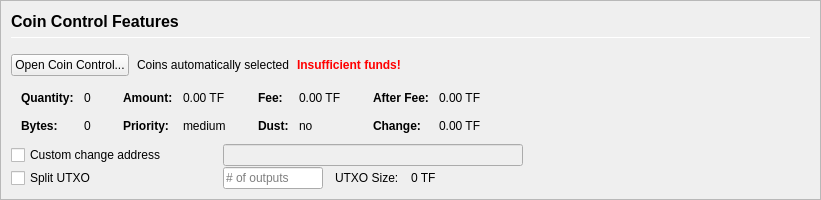
         <widget class="QFrame" name="frameCoinControl">
          <property name="sizePolicy">
           <sizepolicy hsizetype="Expanding" vsizetype="Expanding">
            <horstretch>0</horstretch>
            <verstretch>0</verstretch>
           </sizepolicy>
          </property>
          <property name="maximumSize">
           <size>
            <width>16777215</width>
            <height>16777215</height>
           </size>
          </property>
          <property name="frameShape">
           <enum>QFrame::StyledPanel</enum>
          </property>
          <property name="frameShadow">
           <enum>QFrame::Sunken</enum>
          </property>
          <layout class="QVBoxLayout" name="verticalLayoutCoinControl2">
           <property name="spacing">
            <number>0</number>
           </property>
           <property name="leftMargin">
            <number>0</number>
           </property>
           <property name="topMargin">
            <number>0</number>
           </property>
           <property name="rightMargin">
            <number>0</number>
           </property>
           <property name="bottomMargin">
            <number>0</number>
           </property>
           <item>
            <widget class="QFrame" name="frameCoinControl_BG">
             <layout class="QVBoxLayout" name="verticalLayoutCoinControl" stretch="0,0,0,0,0,0">
              <property name="spacing">
               <number>1</number>
              </property>
              <property name="leftMargin">
               <number>10</number>
              </property>
              <property name="topMargin">
               <number>10</number>
              </property>
              <item>
               <layout class="QHBoxLayout" name="horizontalLayoutCoinControl1">
                <property name="bottomMargin">
                 <number>15</number>
                </property>
                <item>
                 <layout class="QVBoxLayout" name="verticalLayout_3">
                  <property name="spacing">
                   <number>6</number>
                  </property>
                  <item>
                   <widget class="QLabel" name="labelCoinControlFeatures">
                    <property name="sizePolicy">
                     <sizepolicy hsizetype="Preferred" vsizetype="Maximum">
                      <horstretch>0</horstretch>
                      <verstretch>0</verstretch>
                     </sizepolicy>
                    </property>
                    <property name="minimumSize">
                     <size>
                      <width>0</width>
                      <height>20</height>
                     </size>
                    </property>
                    <property name="font">
                     <font>
                      <pointsize>12</pointsize>
                      <weight>75</weight>
                      <bold>true</bold>
                     </font>
                    </property>
                    <property name="styleSheet">
                     <string notr="true">font-weight:bold;</string>
                    </property>
                    <property name="text">
                     <string>Coin Control Features</string>
                    </property>
                   </widget>
                  </item>
                  <item>
                   <widget class="Line" name="line">
                    <property name="minimumSize">
                     <size>
                      <width>0</width>
                      <height>1</height>
                     </size>
                    </property>
                    <property name="maximumSize">
                     <size>
                      <width>16777215</width>
                      <height>1</height>
                     </size>
                    </property>
                    <property name="orientation">
                     <enum>Qt::Horizontal</enum>
                    </property>
                   </widget>
                  </item>
                 </layout>
                </item>
               </layout>
              </item>
              <item>
               <layout class="QHBoxLayout" name="horizontalLayoutCoinControl2" stretch="0,0,0,0">
                <property name="spacing">
                 <number>8</number>
                </property>
                <property name="bottomMargin">
                 <number>10</number>
                </property>
                <item>
                 <widget class="QPushButton" name="pushButtonCoinControl">
                  <property name="styleSheet">
                   <string notr="true"/>
                  </property>
                  <property name="text">
                   <string>Open Coin Control...</string>
                  </property>
                  <property name="autoDefault">
                   <bool>false</bool>
                  </property>
                 </widget>
                </item>
                <item>
                 <widget class="QLabel" name="labelCoinControlAutomaticallySelected">
                  <property name="text">
                   <string>Coins automatically selected</string>
                  </property>
                  <property name="margin">
                   <number>5</number>
                  </property>
                 </widget>
                </item>
                <item>
                 <widget class="QLabel" name="labelCoinControlInsuffFunds">
                  <property name="font">
                   <font>
                    <weight>75</weight>
                    <bold>true</bold>
                   </font>
                  </property>
                  <property name="styleSheet">
                   <string notr="true">color:red;font-weight:bold;</string>
                  </property>
                  <property name="text">
                   <string>Insufficient funds!</string>
                  </property>
                  <property name="margin">
                   <number>5</number>
                  </property>
                 </widget>
                </item>
                <item>
                 <spacer name="horizontalSpacerCoinControl">
                  <property name="orientation">
                   <enum>Qt::Horizontal</enum>
                  </property>
                  <property name="sizeHint" stdset="0">
                   <size>
                    <width>40</width>
                    <height>1</height>
                   </size>
                  </property>
                 </spacer>
                </item>
               </layout>
              </item>
              <item>
               <widget class="QWidget" name="widgetCoinControl" native="true">
                <property name="sizePolicy">
                 <sizepolicy hsizetype="Preferred" vsizetype="Preferred">
                  <horstretch>0</horstretch>
                  <verstretch>0</verstretch>
                 </sizepolicy>
                </property>
                <property name="minimumSize">
                 <size>
                  <width>0</width>
                  <height>0</height>
                 </size>
                </property>
                <property name="styleSheet">
                 <string notr="true"/>
                </property>
                <layout class="QHBoxLayout" name="horizontalLayoutCoinControl5">
                 <property name="leftMargin">
                  <number>0</number>
                 </property>
                 <property name="topMargin">
                  <number>0</number>
                 </property>
                 <property name="rightMargin">
                  <number>0</number>
                 </property>
                 <property name="bottomMargin">
                  <number>0</number>
                 </property>
                 <item>
                  <layout class="QHBoxLayout" name="horizontalLayoutCoinControl3" stretch="0,0,0,1">
                   <property name="spacing">
                    <number>20</number>
                   </property>
                   <property name="topMargin">
                    <number>0</number>
                   </property>
                   <property name="bottomMargin">
                    <number>10</number>
                   </property>
                   <item>
                    <layout class="QFormLayout" name="formLayoutCoinControl1">
                     <property name="horizontalSpacing">
                      <number>10</number>
                     </property>
                     <property name="verticalSpacing">
                      <number>14</number>
                     </property>
                     <property name="leftMargin">
                      <number>10</number>
                     </property>
                     <property name="topMargin">
                      <number>4</number>
                     </property>
                     <property name="rightMargin">
                      <number>6</number>
                     </property>
                     <item row="0" column="0">
                      <widget class="QLabel" name="labelCoinControlQuantityText">
                       <property name="font">
                        <font>
                         <weight>75</weight>
                         <bold>true</bold>
                        </font>
                       </property>
                       <property name="text">
                        <string>Quantity:</string>
                       </property>
                       <property name="margin">
                        <number>0</number>
                       </property>
                      </widget>
                     </item>
                     <item row="0" column="1">
                      <widget class="QLabel" name="labelCoinControlQuantity">
                       <property name="cursor">
                        <cursorShape>IBeamCursor</cursorShape>
                       </property>
                       <property name="contextMenuPolicy">
                        <enum>Qt::ActionsContextMenu</enum>
                       </property>
                       <property name="text">
                        <string notr="true">0</string>
                       </property>
                       <property name="margin">
                        <number>0</number>
                       </property>
                       <property name="textInteractionFlags">
                        <set>Qt::LinksAccessibleByMouse|Qt::TextSelectableByKeyboard|Qt::TextSelectableByMouse</set>
                       </property>
                      </widget>
                     </item>
                     <item row="1" column="0">
                      <widget class="QLabel" name="labelCoinControlBytesText">
                       <property name="font">
                        <font>
                         <weight>75</weight>
                         <bold>true</bold>
                        </font>
                       </property>
                       <property name="text">
                        <string>Bytes:</string>
                       </property>
                      </widget>
                     </item>
                     <item row="1" column="1">
                      <widget class="QLabel" name="labelCoinControlBytes">
                       <property name="cursor">
                        <cursorShape>IBeamCursor</cursorShape>
                       </property>
                       <property name="contextMenuPolicy">
                        <enum>Qt::ActionsContextMenu</enum>
                       </property>
                       <property name="text">
                        <string notr="true">0</string>
                       </property>
                       <property name="textInteractionFlags">
                        <set>Qt::LinksAccessibleByMouse|Qt::TextSelectableByKeyboard|Qt::TextSelectableByMouse</set>
                       </property>
                      </widget>
                     </item>
                    </layout>
                   </item>
                   <item>
                    <layout class="QFormLayout" name="formLayoutCoinControl2">
                     <property name="horizontalSpacing">
                      <number>10</number>
                     </property>
                     <property name="verticalSpacing">
                      <number>14</number>
                     </property>
                     <property name="leftMargin">
                      <number>6</number>
                     </property>
                     <property name="topMargin">
                      <number>4</number>
                     </property>
                     <property name="rightMargin">
                      <number>6</number>
                     </property>
                     <item row="0" column="0">
                      <widget class="QLabel" name="labelCoinControlAmountText">
                       <property name="font">
                        <font>
                         <weight>75</weight>
                         <bold>true</bold>
                        </font>
                       </property>
                       <property name="text">
                        <string>Amount:</string>
                       </property>
                       <property name="margin">
                        <number>0</number>
                       </property>
                      </widget>
                     </item>
                     <item row="0" column="1">
                      <widget class="QLabel" name="labelCoinControlAmount">
                       <property name="cursor">
                        <cursorShape>IBeamCursor</cursorShape>
                       </property>
                       <property name="contextMenuPolicy">
                        <enum>Qt::ActionsContextMenu</enum>
                       </property>
                       <property name="text">
                        <string notr="true">0.00 TF</string>
                       </property>
                       <property name="textInteractionFlags">
                        <set>Qt::LinksAccessibleByMouse|Qt::TextSelectableByKeyboard|Qt::TextSelectableByMouse</set>
                       </property>
                      </widget>
                     </item>
                     <item row="1" column="0">
                      <widget class="QLabel" name="labelCoinControlPriorityText">
                       <property name="font">
                        <font>
                         <weight>75</weight>
                         <bold>true</bold>
                        </font>
                       </property>
                       <property name="text">
                        <string>Priority:</string>
                       </property>
                      </widget>
                     </item>
                     <item row="1" column="1">
                      <widget class="QLabel" name="labelCoinControlPriority">
                       <property name="cursor">
                        <cursorShape>IBeamCursor</cursorShape>
                       </property>
                       <property name="contextMenuPolicy">
                        <enum>Qt::ActionsContextMenu</enum>
                       </property>
                       <property name="text">
                        <string>medium</string>
                       </property>
                       <property name="textInteractionFlags">
                        <set>Qt::LinksAccessibleByMouse|Qt::TextSelectableByKeyboard|Qt::TextSelectableByMouse</set>
                       </property>
                      </widget>
                     </item>
                    </layout>
                   </item>
                   <item>
                    <layout class="QFormLayout" name="formLayoutCoinControl3">
                     <property name="horizontalSpacing">
                      <number>10</number>
                     </property>
                     <property name="verticalSpacing">
                      <number>14</number>
                     </property>
                     <property name="leftMargin">
                      <number>6</number>
                     </property>
                     <property name="topMargin">
                      <number>4</number>
                     </property>
                     <property name="rightMargin">
                      <number>6</number>
                     </property>
                     <item row="0" column="0">
                      <widget class="QLabel" name="labelCoinControlFeeText">
                       <property name="font">
                        <font>
                         <weight>75</weight>
                         <bold>true</bold>
                        </font>
                       </property>
                       <property name="text">
                        <string>Fee:</string>
                       </property>
                       <property name="margin">
                        <number>0</number>
                       </property>
                      </widget>
                     </item>
                     <item row="0" column="1">
                      <widget class="QLabel" name="labelCoinControlFee">
                       <property name="cursor">
                        <cursorShape>IBeamCursor</cursorShape>
                       </property>
                       <property name="contextMenuPolicy">
                        <enum>Qt::ActionsContextMenu</enum>
                       </property>
                       <property name="text">
                        <string notr="true">0.00 TF</string>
                       </property>
                       <property name="textInteractionFlags">
                        <set>Qt::LinksAccessibleByMouse|Qt::TextSelectableByKeyboard|Qt::TextSelectableByMouse</set>
                       </property>
                      </widget>
                     </item>
                     <item row="1" column="0">
                      <widget class="QLabel" name="labelCoinControlLowOutputText">
                       <property name="font">
                        <font>
                         <weight>75</weight>
                         <bold>true</bold>
                        </font>
                       </property>
                       <property name="text">
                        <string>Dust:</string>
                       </property>
                      </widget>
                     </item>
                     <item row="1" column="1">
                      <widget class="QLabel" name="labelCoinControlLowOutput">
                       <property name="cursor">
                        <cursorShape>IBeamCursor</cursorShape>
                       </property>
                       <property name="contextMenuPolicy">
                        <enum>Qt::ActionsContextMenu</enum>
                       </property>
                       <property name="text">
                        <string>no</string>
                       </property>
                       <property name="textInteractionFlags">
                        <set>Qt::LinksAccessibleByMouse|Qt::TextSelectableByKeyboard|Qt::TextSelectableByMouse</set>
                       </property>
                      </widget>
                     </item>
                    </layout>
                   </item>
                   <item>
                    <layout class="QFormLayout" name="formLayoutCoinControl4">
                     <property name="horizontalSpacing">
                      <number>10</number>
                     </property>
                     <property name="verticalSpacing">
                      <number>14</number>
                     </property>
                     <property name="leftMargin">
                      <number>6</number>
                     </property>
                     <property name="topMargin">
                      <number>4</number>
                     </property>
                     <property name="rightMargin">
                      <number>6</number>
                     </property>
                     <item row="0" column="0">
                      <widget class="QLabel" name="labelCoinControlAfterFeeText">
                       <property name="font">
                        <font>
                         <weight>75</weight>
                         <bold>true</bold>
                        </font>
                       </property>
                       <property name="text">
                        <string>After Fee:</string>
                       </property>
                       <property name="margin">
                        <number>0</number>
                       </property>
                      </widget>
                     </item>
                     <item row="0" column="1">
                      <widget class="QLabel" name="labelCoinControlAfterFee">
                       <property name="cursor">
                        <cursorShape>IBeamCursor</cursorShape>
                       </property>
                       <property name="contextMenuPolicy">
                        <enum>Qt::ActionsContextMenu</enum>
                       </property>
                       <property name="text">
                        <string notr="true">0.00 TF</string>
                       </property>
                       <property name="textInteractionFlags">
                        <set>Qt::LinksAccessibleByMouse|Qt::TextSelectableByKeyboard|Qt::TextSelectableByMouse</set>
                       </property>
                      </widget>
                     </item>
                     <item row="1" column="0">
                      <widget class="QLabel" name="labelCoinControlChangeText">
                       <property name="font">
                        <font>
                         <weight>75</weight>
                         <bold>true</bold>
                        </font>
                       </property>
                       <property name="text">
                        <string>Change:</string>
                       </property>
                      </widget>
                     </item>
                     <item row="1" column="1">
                      <widget class="QLabel" name="labelCoinControlChange">
                       <property name="cursor">
                        <cursorShape>IBeamCursor</cursorShape>
                       </property>
                       <property name="contextMenuPolicy">
                        <enum>Qt::ActionsContextMenu</enum>
                       </property>
                       <property name="text">
                        <string notr="true">0.00 TF</string>
                       </property>
                       <property name="textInteractionFlags">
                        <set>Qt::LinksAccessibleByMouse|Qt::TextSelectableByKeyboard|Qt::TextSelectableByMouse</set>
                       </property>
                      </widget>
                     </item>
                    </layout>
                   </item>
                  </layout>
                 </item>
                </layout>
               </widget>
              </item>
              <item>
               <layout class="QHBoxLayout" name="horizontalLayoutCoinControl4">
                <property name="spacing">
                 <number>12</number>
                </property>
                <property name="sizeConstraint">
                 <enum>QLayout::SetDefaultConstraint</enum>
                </property>
                <property name="topMargin">
                 <number>0</number>
                </property>
                <property name="rightMargin">
                 <number>0</number>
                </property>
                <item>
                 <widget class="QCheckBox" name="checkBoxCoinControlChange">
                  <property name="sizePolicy">
                   <sizepolicy hsizetype="Preferred" vsizetype="Preferred">
                    <horstretch>0</horstretch>
                    <verstretch>0</verstretch>
                   </sizepolicy>
                  </property>
                  <property name="minimumSize">
                   <size>
                    <width>200</width>
                    <height>0</height>
                   </size>
                  </property>
                  <property name="maximumSize">
                   <size>
                    <width>200</width>
                    <height>16777215</height>
                   </size>
                  </property>
                  <property name="toolTip">
                   <string>If this is activated, but the change address is empty or invalid, change will be sent to a newly generated address.</string>
                  </property>
                  <property name="text">
                   <string>Custom change address</string>
                  </property>
                 </widget>
                </item>
                <item>
                 <widget class="QValidatedLineEdit" name="lineEditCoinControlChange">
                  <property name="enabled">
                   <bool>false</bool>
                  </property>
                  <property name="sizePolicy">
                   <sizepolicy hsizetype="Preferred" vsizetype="Preferred">
                    <horstretch>0</horstretch>
                    <verstretch>0</verstretch>
                   </sizepolicy>
                  </property>
                  <property name="minimumSize">
                   <size>
                    <width>300</width>
                    <height>0</height>
                   </size>
                  </property>
                 </widget>
                </item>
                <item>
                 <widget class="QLabel" name="labelCoinControlChangeLabel">
                  <property name="sizePolicy">
                   <sizepolicy hsizetype="Preferred" vsizetype="Preferred">
                    <horstretch>0</horstretch>
                    <verstretch>0</verstretch>
                   </sizepolicy>
                  </property>
                  <property name="minimumSize">
                   <size>
                    <width>100</width>
                    <height>0</height>
                   </size>
                  </property>
                  <property name="text">
                   <string/>
                  </property>
                  <property name="margin">
                   <number>3</number>
                  </property>
                 </widget>
                </item>
               </layout>
              </item>
              <item>
               <layout class="QHBoxLayout" name="horizontalLayoutCoinControl6">
                <property name="spacing">
                 <number>12</number>
                </property>
                <property name="rightMargin">
                 <number>0</number>
                </property>
                <item>
                 <widget class="QCheckBox" name="splitBlockCheckBox">
                  <property name="sizePolicy">
                   <sizepolicy hsizetype="Preferred" vsizetype="Preferred">
                    <horstretch>0</horstretch>
                    <verstretch>0</verstretch>
                   </sizepolicy>
                  </property>
                  <property name="minimumSize">
                   <size>
                    <width>200</width>
                    <height>0</height>
                   </size>
                  </property>
                  <property name="maximumSize">
                   <size>
                    <width>200</width>
                    <height>16777215</height>
                   </size>
                  </property>
                  <property name="text">
                   <string>Split UTXO</string>
                  </property>
                 </widget>
                </item>
                <item>
                 <widget class="QLineEdit" name="splitBlockLineEdit">
                  <property name="sizePolicy">
                   <sizepolicy hsizetype="Preferred" vsizetype="Preferred">
                    <horstretch>50</horstretch>
                    <verstretch>0</verstretch>
                   </sizepolicy>
                  </property>
                  <property name="minimumSize">
                   <size>
                    <width>100</width>
                    <height>0</height>
                   </size>
                  </property>
                  <property name="maximumSize">
                   <size>
                    <width>100</width>
                    <height>16777215</height>
                   </size>
                  </property>
                  <property name="placeholderText">
                   <string># of outputs</string>
                  </property>
                 </widget>
                </item>
                <item>
                 <widget class="QLabel" name="labelBlockSizeText">
                  <property name="text">
                   <string>UTXO Size:</string>
                  </property>
                 </widget>
                </item>
                <item>
                 <widget class="QLabel" name="labelBlockSize">
                  <property name="text">
                   <string>0 TF</string>
                  </property>
                 </widget>
                </item>
                <item>
                 <spacer name="horizontalSpacer_7">
                  <property name="orientation">
                   <enum>Qt::Horizontal</enum>
                  </property>
                  <property name="sizeHint" stdset="0">
                   <size>
                    <width>40</width>
                    <height>20</height>
                   </size>
                  </property>
                 </spacer>
                </item>
               </layout>
              </item>
              <item>
               <spacer name="verticalSpacerCoinControl">
                <property name="orientation">
                 <enum>Qt::Vertical</enum>
                </property>
                <property name="sizeHint" stdset="0">
                 <size>
                  <width>800</width>
                  <height>1</height>
                 </size>
                </property>
               </spacer>
              </item>
             </layout>
            </widget>
           </item>
          </layout>
         </widget>
